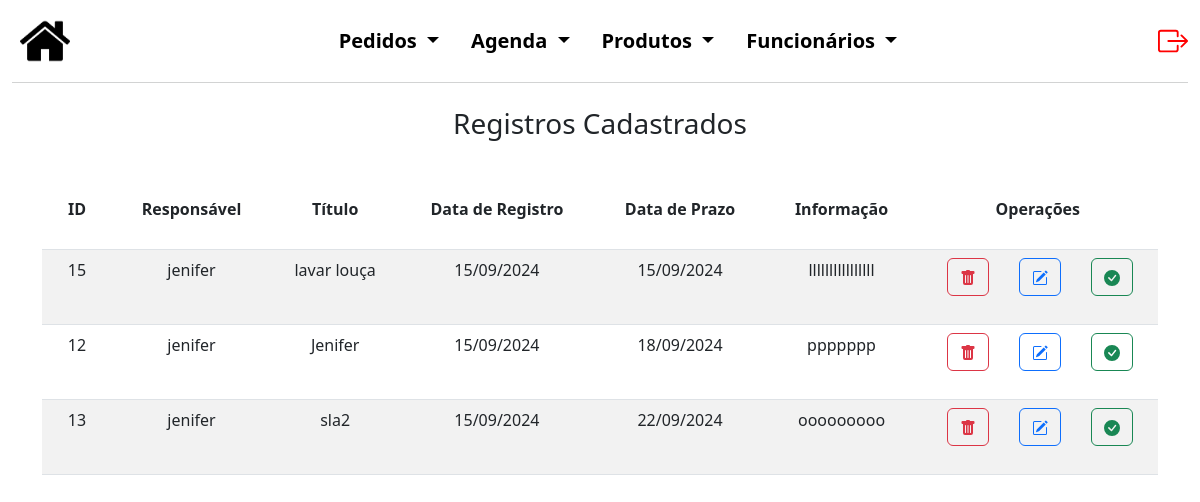
The page /agenda/consAge.php (signed in) on the database as committed earlier.
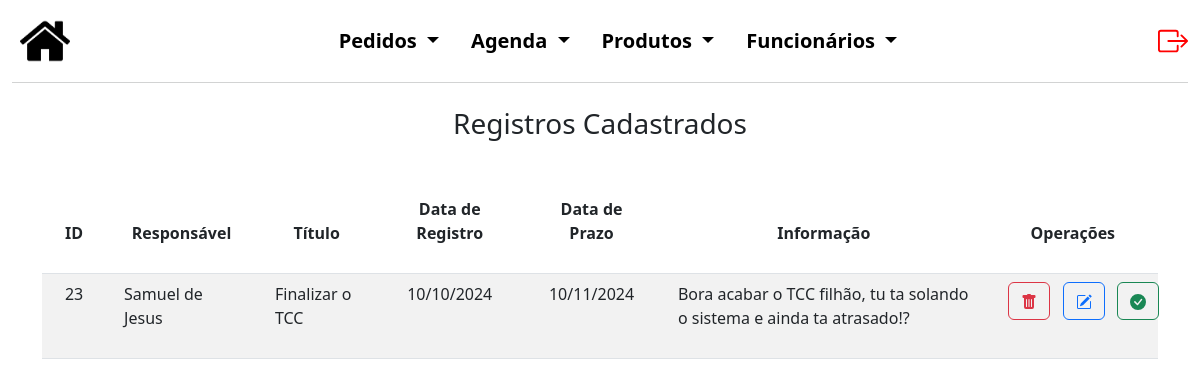
The same page on the database as committed later.
### tables this page shows
CREATE TABLE `agenda` (
  `codAgend` int(5) NOT NULL,
  `cod_func` varchar(50) NOT NULL,
  `titulo` varchar(50) NOT NULL,
  `dataRegistro` date NOT NULL,
  `dataPrazo` date NOT NULL,
  `informacao` varchar(250) NOT NULL
);

### conexao.php (called while the page is built)
<?php
function novaConexao()
{
    $usuario = 'root';
    $senha = '';
    $database = 'digital_print';
    $host = 'localhost';
    try {
        $conexao = new PDO("mysql:host=$host;dbname=$database", $usuario, $senha);
        $conexao->setAttribute(PDO::ATTR_ERRMODE, PDO::ERRMODE_EXCEPTION);
        return $conexao;
    } catch (PDOException $e) {
        die("Falha ao conectar ao banco de dados: " . $e->getMessage());
    }
}
?>

### agenda/consAge.php (the view, shortened to what the changed rows need)
<?php
require_once('../conexao.php');
$conexao = novaConexao();
$erro = false;
$registros = [];
try {
    $sql = "SELECT * FROM agenda ORDER BY dataPrazo ASC";
    $stmt = $conexao->prepare($sql);
    $stmt->execute();
    $registros = $stmt->fetchAll(PDO::FETCH_ASSOC);
} catch (PDOException $e) {
    $erro = true;
    echo "Erro: " . $e->getMessage();
}
?>
<!DOCTYPE html>
<html lang="pt-BR">
<head>
    <link href="https://cdn.jsdelivr.net/npm/bootstrap@5.3.0/dist/css/bootstrap.min.css" rel="stylesheet">
    <link rel="stylesheet" href="../style.css?v=1.3">
</head>
<body>
    <?php if ($erro): ?>
        <div class="alert alert-danger" role="alert">
            Não foi possível carregar os dados.
        </div>
    <?php else: ?>
        <div class="container consContainer">
            <table class="table table-striped">
                <thead>
                    <tr>
                        <th>
                            <div class="row justify-content-center text-center titleCons">
                                ID
                            </div>
                        </th>
                        <th>
                            <div class="row justify-content-center text-center titleCons">
                                Responsável
                            </div>
                        </th>
                        <th>
                            <div class="row justify-content-center text-center titleCons">
                                Título
                            </div>
                        </th>
                        <th>
                            <div class="row justify-content-center text-center titleCons">
                                Data de Registro
                            </div>
                        </th>
                        <th>
                            <div class="row justify-content-center text-center titleCons">
                                Data de Prazo
                            </div>
                        </th>
                        <th>
                            <div class="row justify-content-center text-center titleCons">
                                Informação
                            </div>
                        </th>
                        <th>
                            <div class="row justify-content-center text-center titleCons">
                                Operações
                            </div>
                        </th>
                    </tr>
                </thead>
                <tbody>
                    <?php foreach ($registros as $registro): ?>
                        <tr>
                            <td>
                                <div class="row justify-content-center registro">
                                    <?php echo ($registro['codAgend']); ?>
                                </div>
                            </td>
                            <td>
                                <div class="row justify-content-center registro">
                                    <?php echo ($registro['cod_func']); ?>
                                </div>
                            </td>
                            <td>
                                <div class="row justify-content-center registro">
                                    <?php echo ($registro['titulo']); ?>
                                </div>
                            </td>
                            <td>
                                <div class="row justify-content-center registro">
                                    <?php echo (date('d/m/Y', strtotime($registro['dataRegistro']))); ?>
                                </div>
                            </td>
                            <td>
                                <div class="row justify-content-center registro">
                                    <?php echo (date('d/m/Y', strtotime($registro['dataPrazo']))); ?>
                                </div>
                            </td>
                            <td>
                                <div class="row justify-content-center registro">
                                    <?php echo ($registro['informacao']); ?>
                                </div>
                            </td>
                            <td>
                                <div class="row text-center justify-content-center operacoes">
                                    <div class="col-3 oprBtn">
                                        <form method="POST">
                                            <button type="submit" name="delete" class="btn btn-outline-danger">
                                            </button>
                                        </form>
                                    </div>
                                    <div class="col-3 oprBtn">
                                        <form method="POST">
                                            <button type="submit" name="edit" class="btn btn-outline-primary">
                                            </button>
                                        </form>
                                    </div>
                                    <div class="col-3 oprBtn">
                                        <a class="btn btn-outline-success" href="editar.php?id=<?php echo $usuario['id']; ?>">
                                        </a>
                                    </div>
                                </div>
                            </td>
                        </tr>
                    <?php endforeach; ?>
                </tbody>
            </table>
        </div>
    <?php endif; ?>
</body>
</html>

Rows that differ between the two databases and show on the page:
removed agenda: codAgend "15", cod_func "jenifer", titulo "lavar louça", dataRegistro "15/09/2024", dataPrazo "15/09/2024", informacao "llllllllllllllll"
removed agenda: codAgend "12", cod_func "jenifer", titulo "Jenifer", dataRegistro "15/09/2024", dataPrazo "18/09/2024", informacao "ppppppp"
removed agenda: codAgend "13", cod_func "jenifer", titulo "sla2", dataRegistro "15/09/2024", dataPrazo "22/09/2024", informacao "ooooooooo"
added agenda: codAgend "23", cod_func "Samuel de Jesus", titulo "Finalizar o TCC", dataRegistro "10/10/2024", dataPrazo "10/11/2024", informacao "Bora acabar o TCC filhão, tu ta solando o sistema e ainda ta atrasado!?"
